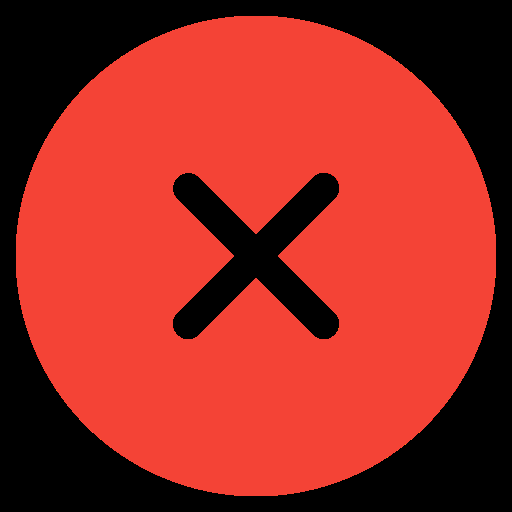
#> input picture redX.png, 512 x 512 px
$ python image_to_sketch.py redX.png
#> lines starting #> are read from the running program, lines starting #| are printed output that depends on the picture; after the words box and inside, x2 and y2 are one past the last pixel; in counts of white or black regions, pixels touching at a corner belong together
#!/usr/bin/env python3
"""
Image to Sketch Converter
A Python program that converts images to pencil sketch style drawings.
"""

import cv2
import numpy as np
from PIL import Image
import argparse
import os
import sys


class ImageToSketch:
    """Class to handle image to sketch conversion operations."""

    def __init__(self):
        # Note: OpenCV supports many formats, so we mainly rely on cv2.imread success
        self.supported_formats = ['.jpg', '.jpeg', '.png', '.bmp', '.tiff', '.tif', '.webp']

    def validate_image_file(self, filepath):
        """Validate if the file exists and has a supported format."""
        if not os.path.exists(filepath):
            raise FileNotFoundError(f"Image file not found: {filepath}")

        file_ext = os.path.splitext(filepath)[1].lower()
        if file_ext not in self.supported_formats:
            raise ValueError(f"Unsupported image format: {file_ext}. Supported formats: {', '.join(self.supported_formats)}")

        return True

    def load_image(self, filepath):
        """Load image from file path."""
#> called with filepath = 'redX.png'
        self.validate_image_file(filepath)

        # Load image using OpenCV
        image = cv2.imread(filepath)
#> image is the input picture: shape (512, 512, 3); mean B, G, R 34.9, 43.3, 157.9
        if image is None:
            raise ValueError(f"Could not load image: {filepath}")

        return image

    def convert_to_grayscale(self, image):
        """Convert color image to grayscale."""
        return cv2.cvtColor(image, cv2.COLOR_BGR2GRAY)
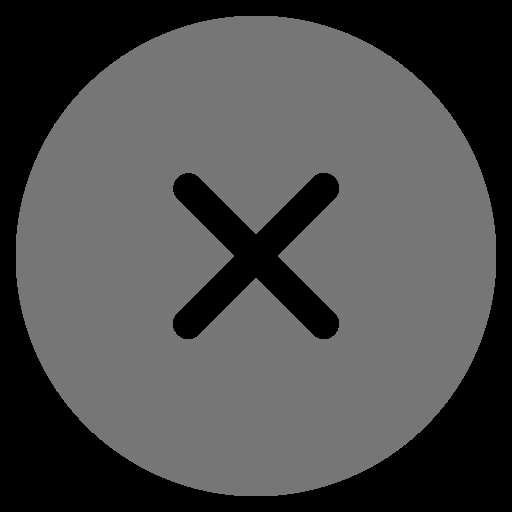
#> returned value: shape (512, 512); min 0, max 151, mean 76.3

    def invert_image(self, image):
        """Invert the grayscale image (create negative)."""
        return 255 - image
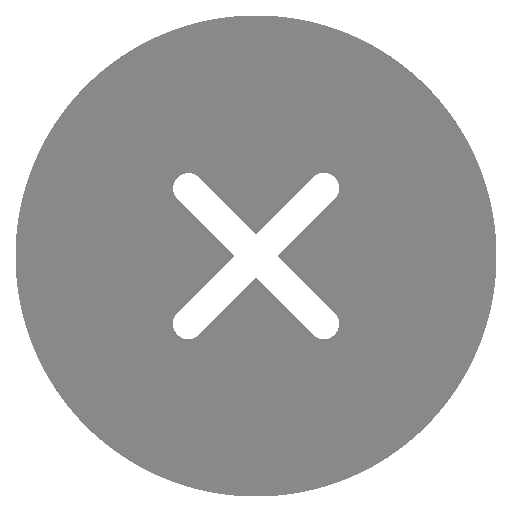
#> returned value: shape (512, 512); min 104, max 255, mean 178.7

    def apply_gaussian_blur(self, image, blur_value=21):
        """Apply Gaussian blur to the image."""
#> called with blur_value = 21
        # Validate blur value
        if blur_value < 1:
            raise ValueError(f"Blur value must be positive (>= 1), got: {blur_value}")
        if blur_value % 2 == 0:
            blur_value += 1
        return cv2.GaussianBlur(image, (blur_value, blur_value), 0)
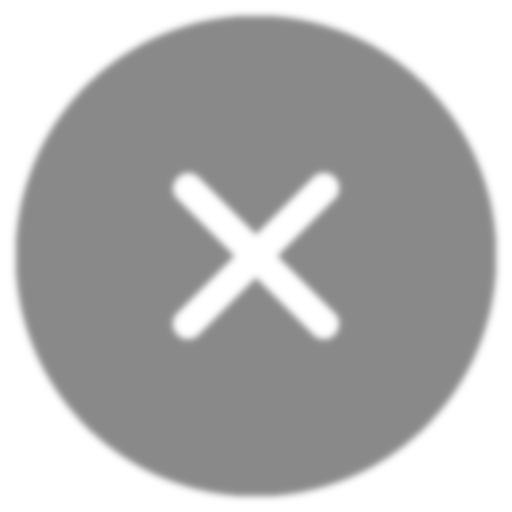
#> returned value: shape (512, 512); min 137, max 255, mean 178.7

    def create_sketch_blend(self, grayscale_img, blurred_img):
        """Create sketch effect by blending grayscale and blurred images."""
        # Use color dodge blend mode to create sketch effect
        sketch = cv2.divide(grayscale_img, 255 - blurred_img, scale=256)
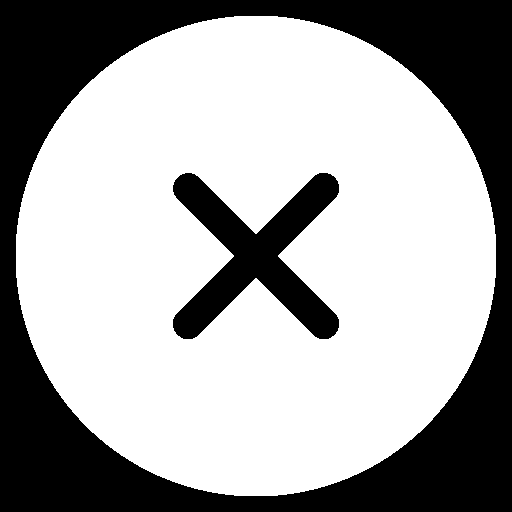
#> sketch: shape (512, 512); 64.7% white; 2 black regions, box (x1, y1, x2, y2) and area: (0, 0, 512, 512) 80343, (173, 173, 339, 339) 12211
        return sketch

    def enhance_sketch(self, sketch):
        """Enhance the sketch with additional processing."""
        # Apply adaptive threshold for better line definition
        enhanced = cv2.adaptiveThreshold(
            sketch, 255, cv2.ADAPTIVE_THRESH_MEAN_C, cv2.THRESH_BINARY, 9, 9
        )
        return enhanced

    def convert_to_sketch(self, input_path, output_path=None, blur_value=21, enhance=False):
        """
        Main method to convert image to sketch.

        Args:
            input_path (str): Path to input image
            output_path (str): Path to save sketch (optional)
            blur_value (int): Gaussian blur intensity (default: 21)
            enhance (bool): Apply enhancement for better line definition

        Returns:
            numpy.ndarray: Sketch image array
        """
        print(f"Loading image: {input_path}")

        # Load the original image
        original_image = self.load_image(input_path)

        # Convert to grayscale
        print("Converting to grayscale...")
        grayscale = self.convert_to_grayscale(original_image)

        # Invert the grayscale image
        print("Creating inverted image...")
        inverted = self.invert_image(grayscale)

        # Apply Gaussian blur to inverted image
        print(f"Applying Gaussian blur (blur value: {blur_value})...")
        blurred = self.apply_gaussian_blur(inverted, blur_value)

        # Create sketch by blending
        print("Creating sketch blend...")
        sketch = self.create_sketch_blend(grayscale, blurred)

        # Apply enhancement if requested
        if enhance:
            print("Enhancing sketch...")
            sketch = self.enhance_sketch(sketch)

        # Save the sketch if output path is provided
        if output_path:
            self.save_sketch(sketch, output_path)
            print(f"Sketch saved to: {output_path}")

        return sketch

    def save_sketch(self, sketch, output_path):
        """Save sketch image to file."""
        # Ensure output directory exists
        output_dir = os.path.dirname(output_path)
        if output_dir and not os.path.exists(output_dir):
            os.makedirs(output_dir)

        # Save using OpenCV
        success = cv2.imwrite(output_path, sketch)
        if not success:
            raise ValueError(f"Failed to save sketch to: {output_path}")

    def display_comparison(self, original_path, sketch):
        """Display original and sketch side by side using matplotlib."""
        try:
            import matplotlib.pyplot as plt

            # Load original for comparison
            original = self.load_image(original_path)
            original_rgb = cv2.cvtColor(original, cv2.COLOR_BGR2RGB)

            # Create side-by-side comparison
            fig, axes = plt.subplots(1, 2, figsize=(12, 6))

            axes[0].imshow(original_rgb)
            axes[0].set_title('Original Image')
            axes[0].axis('off')

            axes[1].imshow(sketch, cmap='gray')
            axes[1].set_title('Sketch')
            axes[1].axis('off')

            plt.tight_layout()
            plt.show()

        except ImportError:
            print("Matplotlib not available for display. Sketch conversion completed successfully.")


def main():
    """Main function to handle command line interface."""
    parser = argparse.ArgumentParser(
        description="Convert images to pencil sketch style drawings",
        formatter_class=argparse.RawDescriptionHelpFormatter,
        epilog="""
Examples:
  python image_to_sketch.py input.jpg
  python image_to_sketch.py input.jpg -o sketch.png
  python image_to_sketch.py input.jpg -o sketch.png --blur 25 --enhance
  python image_to_sketch.py input.jpg --display
        """
    )

    parser.add_argument('input', help='Input image file path')
    parser.add_argument('-o', '--output', help='Output sketch file path')
    parser.add_argument('--blur', type=int, default=21,
                       help='Gaussian blur value (default: 21, must be odd)')
    parser.add_argument('--enhance', action='store_true',
                       help='Apply enhancement for better line definition')
    parser.add_argument('--display', action='store_true',
                       help='Display original and sketch comparison')

    args = parser.parse_args()

    # Validate blur value (must be positive and odd)
    if args.blur < 1:
        print(f"Error: Blur value must be positive (>= 1), got: {args.blur}", file=sys.stderr)
        sys.exit(1)
    if args.blur % 2 == 0:
        args.blur += 1
        print(f"Blur value adjusted to {args.blur} (must be odd)")

    # Generate output filename if not provided
    if not args.output:
        input_name, input_ext = os.path.splitext(args.input)
        args.output = f"{input_name}_sketch{input_ext}"

    try:
        # Create converter instance
        converter = ImageToSketch()

        # Convert image to sketch
        sketch = converter.convert_to_sketch(
            args.input,
            args.output,
            blur_value=args.blur,
            enhance=args.enhance
        )

        print(f"\n✓ Successfully converted '{args.input}' to sketch!")
        print(f"✓ Sketch saved as: '{args.output}'")

        # Display comparison if requested
        if args.display:
            converter.display_comparison(args.input, sketch)

    except Exception as e:
        print(f"Error: {e}", file=sys.stderr)
        sys.exit(1)


if __name__ == "__main__":
    main()
